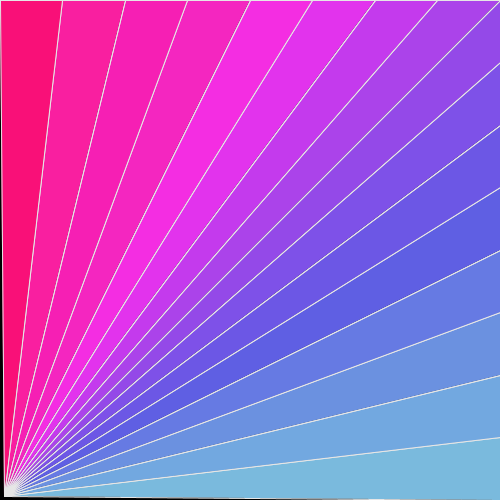
Frame 1 (no input)
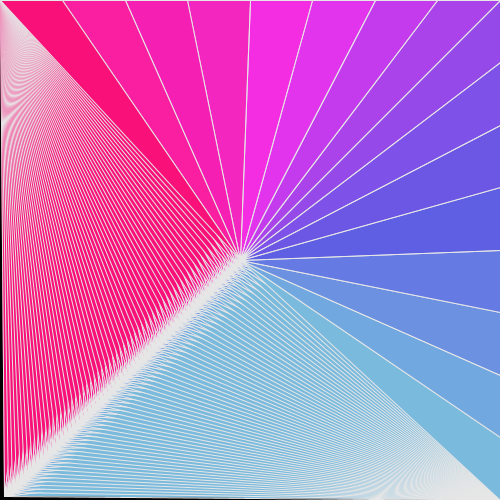
Frame 60 (the mouse pressed at the canvas centre just before this capture)
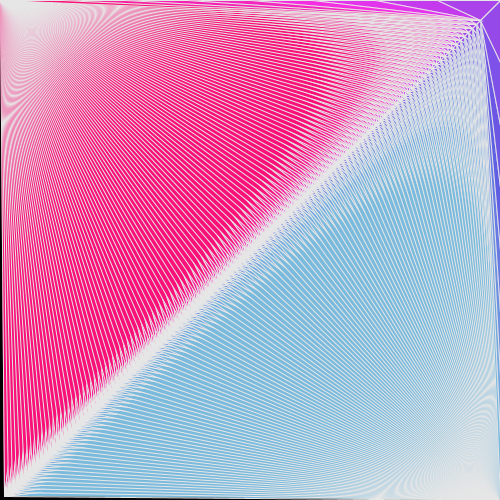
Frame 120 (the mouse held since frame 60 and released just before this capture)

The Processing sketch that drew these frames (run headless with seeded random() and noise(); from frame 60 on, the mouse is pressed at the canvas centre):

// Processing sketch: processing_38422
// ── processing_38422.pde

float y_position = 500;
float x_position = 0;
float x_speed = +4;
float y_speed = -4;

void setup(){
size(500,500);
background(0);
}

void draw(){

smooth();
strokeWeight(1);

stroke(230);

y_position = y_position + y_speed;
x_position = x_position + x_speed;

//if x_position>500,it should go back to 0
if(x_position > 500){
x_speed = -4;
}
//if x_position<=0,it should go back to 500
if(x_position <=0){
x_speed = +4;
}


//if y_position < 0,it should go back to 500
if(y_position < 0){
y_speed = +4;
}
//if y_position >=500,it should go back to 0
if(y_position >=500){
y_speed = -4;}




fill(122,186,221);
triangle(500,437.5,x_position,y_position,500,500);

fill(114,168,224);
triangle(500,375,x_position,y_position,500,437.5);

fill(107,145,224);
triangle(500,312.5,x_position,y_position,500,375);

fill(102,122,227);
triangle(500,250,x_position,y_position,500,312.5);

fill(95,95,227);
triangle(500,187.5,x_position,y_position,500,250);

fill(108,87,229);
triangle(500,125,x_position,y_position,500,187.5);

fill(126,81,232);
triangle(500,62.5,x_position,y_position,500,125);

fill(148,73,232);
triangle(500,0,x_position,y_position,500,62.5);

fill(171,67,234);
triangle(437.5,0,x_position,y_position,500,0);

fill(196,58,237);
triangle(375,0,x_position,y_position,437.5,0);

fill(226,51,237);
triangle(312.5,0,x_position,y_position,375,0);

fill(244,45,226);
triangle(250,0,x_position,y_position,312.5,0);

fill(244,38,192);
triangle(187.5,0,x_position,y_position,250,0);

fill(246,31,180);
triangle(125,0,x_position,y_position,187.5,0);

fill(249,31,160);
triangle(62.5,0,x_position,y_position,125,0);

fill(249,16,120);
triangle(0,0,x_position,y_position,62.5,0);

}           
